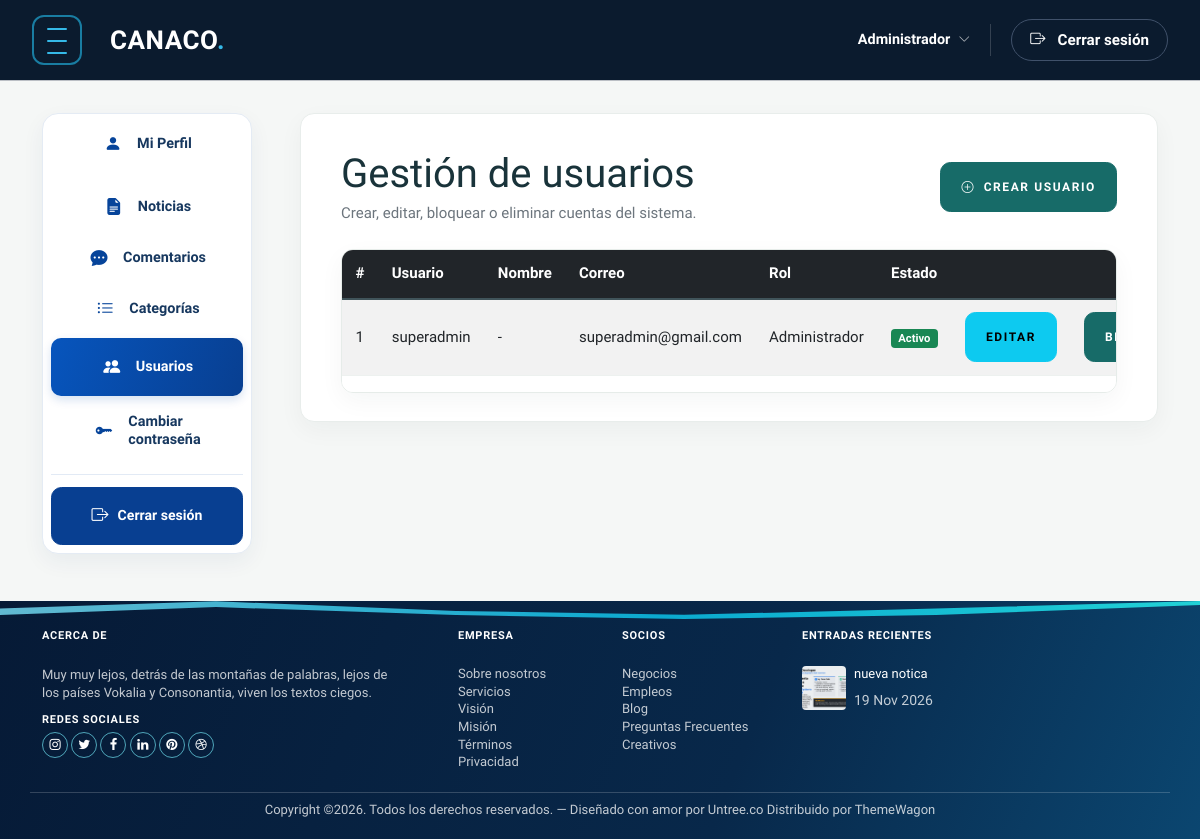
The app's page /crud_usuarios/ (signed in) with its own data.
### home/models.py (models this page shows, shortened)
class Publicacion(models.Model):
    ESTADO_BORRADOR = 'borrador'
    ESTADO_PUBLICADO = 'publicado'
    ESTADOS = [
        (ESTADO_BORRADOR, 'Borrador'),
        (ESTADO_PUBLICADO, 'Publicado'),
    ]
    titulo = models.CharField(max_length=180)
    resumen = models.TextField()
    contenido = models.TextField()
    categoria = models.ForeignKey(Categoria, on_delete=models.SET_NULL, null=True, blank=True)
    autor = models.ForeignKey(User, on_delete=models.SET_NULL, null=True, blank=True)
    imagen_portada = models.ForeignKey(
        Archivo,
        on_delete=models.SET_NULL,
        null=True,
        blank=True,
        related_name='portadas'
    )
    estado = models.CharField(max_length=20, choices=ESTADOS, default=ESTADO_BORRADOR)
    visitas = models.PositiveIntegerField(default=0)
    createdat = models.DateTimeField(auto_now_add=True)
    updatedat = models.DateTimeField(auto_now=True)
    class Meta:
        managed = True
        db_table = 'publicacion'
        verbose_name_plural = 'Publicaciones'

class Archivo(models.Model):
    nombre = models.CharField(max_length=255)
    nombre_temporal = models.CharField(max_length=255)
    ruta = models.FileField(upload_to='uploads/')
    tipo = models.CharField(max_length=100, blank=True)
    tamano = models.PositiveIntegerField(default=0)
    fk_user = models.ForeignKey(User, on_delete=models.SET_NULL, null=True, blank=True)
    createdat = models.DateTimeField(auto_now_add=True)
    class Meta:
        managed = True
        db_table = 'archivo'
        verbose_name_plural = 'Archivos'
    @property
    def display_url(self):
        ruta = str(self.ruta)
        if ruta.startswith(('images/', 'css/', 'js/', 'fonts/', 'uploads/profile-default')):
            return f'/static/{ruta}'
        return self.ruta.url

### home/views.py (the view)
# urls.py: path("crud_usuarios/", views.crud_usuarios, name="crud_usuarios"),
@operador_required
def crud_usuarios(request):
    for usuario in User.objects.all():
        Perfil.objects.get_or_create(user=usuario)
    usuarios = User.objects.select_related('perfil').order_by('date_joined')
    return render(request, 'home/crud_usuarios.html', {'usuarios': usuarios})

### home/context_processors.py (called while the page is built)
def global_categorias(request):
    return {
        'global_categorias': Categoria.objects.all().order_by('nombre'),
        'global_recientes': Publicacion.objects.filter(estado=Publicacion.ESTADO_PUBLICADO).order_by('-createdat')[:3]
    }

### home/views.py (called while the page is built)
def es_operador(user):
    return user.is_authenticated and user.is_staff and user.is_active

def operador_required(function=None):
    actual_decorator = user_passes_test(
        lambda u: es_operador(u),
        login_url='home:login'
    )
    if function:
        return actual_decorator(function)
    return actual_decorator

### home/templates/home/crud_usuarios.html (shortened to what this page needs)
{% extends 'partials/sidebar_base.html' %}
{% load static %}
{% block content %}
<div class="container mt-2">
    <div class="d-flex align-items-center justify-content-between mb-4">
        <div>
            <h1 class="mb-1">Gestión de usuarios</h1>
            <p class="text-muted mb-0">Crear, editar, bloquear o eliminar cuentas del sistema.</p>
        </div>
        <a href="{% url 'home:crear_usuario' %}" class="btn btn-primary">
            <i class="bi bi-plus-circle me-1"></i> Crear usuario
        </a>
    </div>
    <div class="table-responsive">
        <table class="table table-striped table-hover align-middle">
            <thead class="table-dark">
                <tr>
                    <th>#</th>
                    <th>Usuario</th>
                    <th>Nombre</th>
                    <th>Correo</th>
                    <th>Rol</th>
                    <th>Estado</th>
                    <th colspan="3"></th>
                </tr>
            </thead>
            <tbody>
                {% for user in usuarios %}
                <tr>
                    <td>{{ forloop.counter }}</td>
                    <td>{{ user.username }}</td>
                    <td>{{ user.first_name|default:"-" }}</td>
                    <td>{{ user.email|default:"-" }}</td>
                    <td>
                        {% if user.is_superuser %}
                            Administrador
                        {% elif user.is_staff %}
                            Editor
                        {% else %}
                            Colaborador
                        {% endif %}
                    </td>
                    <td>
                        {% if user.is_active %}
                            <span class="badge bg-success">Activo</span>
                        {% else %}
                            <span class="badge bg-danger">Bloqueado</span>
                        {% endif %}
                    </td>
                    <td>
                        <a href="{% url 'home:editar_usuario' user.id %}" class="btn btn-info btn-sm">Editar</a>
                    </td>
                    <td>
                        <a href="{% url 'home:bloquear_usuario' user.id %}" class="btn btn-warning btn-sm">
                            {% if user.is_active %}Bloquear{% else %}Desbloquear{% endif %}
                        </a>
                    </td>
                </tr>
                {% empty %}
                <tr>
                    <td colspan="9" class="text-center">No hay usuarios registrados.</td>
                </tr>
                {% endfor %}
            </tbody>
        </table>
    </div>
</div>
{% endblock content %}

### home/templates/partials/footer.html (shortened to what this page needs)
{% load static %}
<footer class="site-footer">
    <div class="container">
        <div class="row">
            <div class="col-lg-4">
                <div class="widget">
                    <h3 class="mb-4">Acerca de</h3>
                    <p>Muy muy lejos, detrás de las montañas de palabras, lejos de los países Vokalia y Consonantia, viven los textos ciegos.</p>
                </div>
                <div class="widget">
                    <h3>Redes Sociales</h3>
                    <ul class="list-unstyled social">
                        <li><a href="#"><span class="icon-instagram"></span></a></li>
                        <li><a href="#"><span class="icon-twitter"></span></a></li>
                        <li><a href="#"><span class="icon-facebook"></span></a></li>
                        <li><a href="#"><span class="icon-linkedin"></span></a></li>
                        <li><a href="#"><span class="icon-pinterest"></span></a></li>
                        <li><a href="#"><span class="icon-dribbble"></span></a></li>
                    </ul>
                </div>
            </div>
            <div class="col-lg-4 ps-lg-5">
                <div class="row g-2">
                    <div class="col-6">
                        <div class="widget">
                            <h3 class="mb-4">Empresa</h3>
                            <ul class="list-unstyled links">
                                <li><a href="#">Sobre nosotros</a></li>
                                <li><a href="#">Servicios</a></li>
                                <li><a href="#">Visión</a></li>
                                <li><a href="#">Misión</a></li>
                                <li><a href="#">Términos</a></li>
                                <li><a href="#">Privacidad</a></li>
                            </ul>
                        </div>
                    </div>
                    <div class="col-6">
                        <div class="widget">
                            <h3 class="mb-4">Socios</h3>
                            <ul class="list-unstyled links">
                                <li><a href="#">Negocios</a></li>
                                <li><a href="#">Empleos</a></li>
                                <li><a href="#">Blog</a></li>
                                <li><a href="#">Preguntas Frecuentes</a></li>
                                <li><a href="#">Creativos</a></li>
                            </ul>
                        </div>
                    </div>
                </div>
            </div>
            <div class="col-lg-4">
                <div class="widget">
                    <h3 class="mb-4">Entradas Recientes</h3>
                    <div class="post-entry-footer">
                        <ul>
                            {% for noticia in global_recientes %}
                            <li>
                                <a href="{% url 'home:noticia_detalle' noticia.id %}">
                                    {% if noticia.imagen_portada %}
                                        <img src="{{ noticia.imagen_portada.display_url }}" alt="{{ noticia.titulo }}" class="me-2 rounded" style="width: 44px; height: 44px; object-fit: cover;">
                                    {% else %}
                                        <img src="{% static 'images/img_1_sq.jpg' %}" alt="{{ noticia.titulo }}" class="me-2 rounded" style="width: 44px; height: 44px; object-fit: cover;">
                                    {% endif %}
                                    <div class="text">
                                        <h4>{{ noticia.titulo }}</h4>
                                        <div class="post-meta">
                                            <span class="mr-2">{{ noticia.createdat|date:"d M Y" }}</span>
                                        </div>
                                    </div>
                                </a>
                            </li>
                            {% empty %}
                            <li><span class="text-white-50">No hay noticias recientes.</span></li>
                            {% endfor %}
                        </ul>
                    </div>
                </div>
            </div>
        </div>
        <div class="row mt-5">
            <div class="col-12 text-center">
                <p>Copyright &copy;. Todos los derechos reservados. &mdash; Diseñado con amor por <a href="https://untree.co">Untree.co</a> Distribuido por <a href="https://themewagon.com">ThemeWagon</a>
                </p>
            </div>
        </div>
    </div>
</footer>

### home/templates/partials/sidebar_base.html (style rules this page uses)
:root { --primary-blue: #176b68; --hover-blue: #115653; --light-blue: #e7f2ef; --ink: #19333a; --muted: #718187; --surface: #f5f7f6; --bs-orange: #176b68; --bs-warning: #176b68; --bs-warning-rgb: 23, 107, 104; }
body { color: var(--ink); background: var(--surface); }
.btn, .form-control, .form-select { border-radius: .65rem !important; }
.site-footer { background: linear-gradient(112deg, #061a36 0%, #08284a 62%, #0b4670 100%) !important; }
.bg-primary, .btn-primary { background-color: var(--primary-blue) !important; border-color: var(--primary-blue) !important; color: #ffffff !important; }
a { color: var(--primary-blue); }
.posts-entry-title, h1, h2, h3, h4 { color: var(--ink) !important; }
.site-footer a, .site-footer p, .site-footer span, .site-footer .text-white-50 { color: rgba(255, 255, 255, .76) !important; }
.site-footer h3 { color: #ffffff !important; }

### records on screen
Publicacion: imagen_portada.display_url (picture), titulo "nueva notica", createdat "19 Nov 2026"

### other values on screen
{{ user.username }} "superadmin"
{{ user.first_name|default:"-" }} "-"
{{ user.email|default:"-" }} "superadmin@gmail.com"
